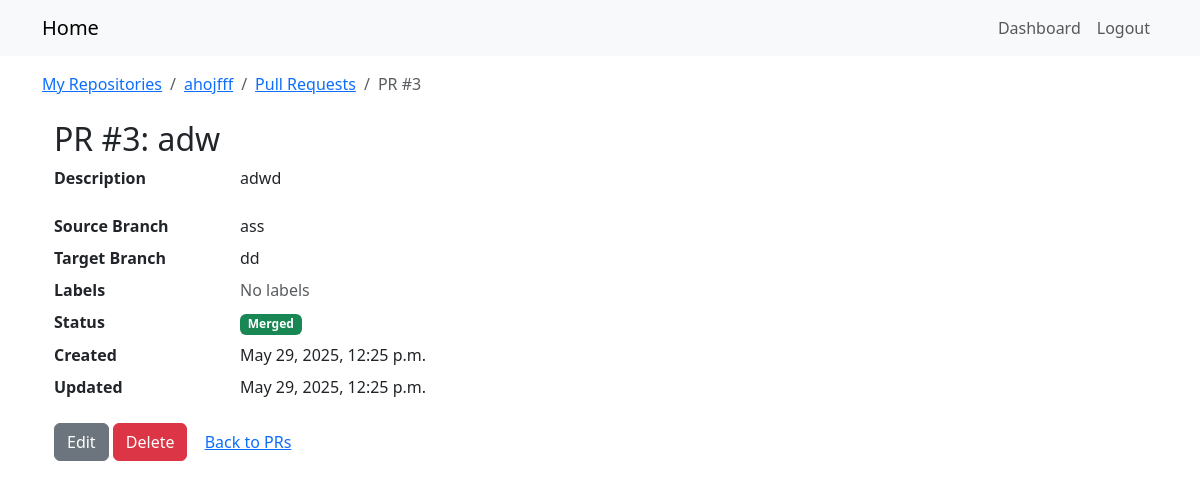
Page /repos/2/pulls/3/ (signed in) on the earlier database version.
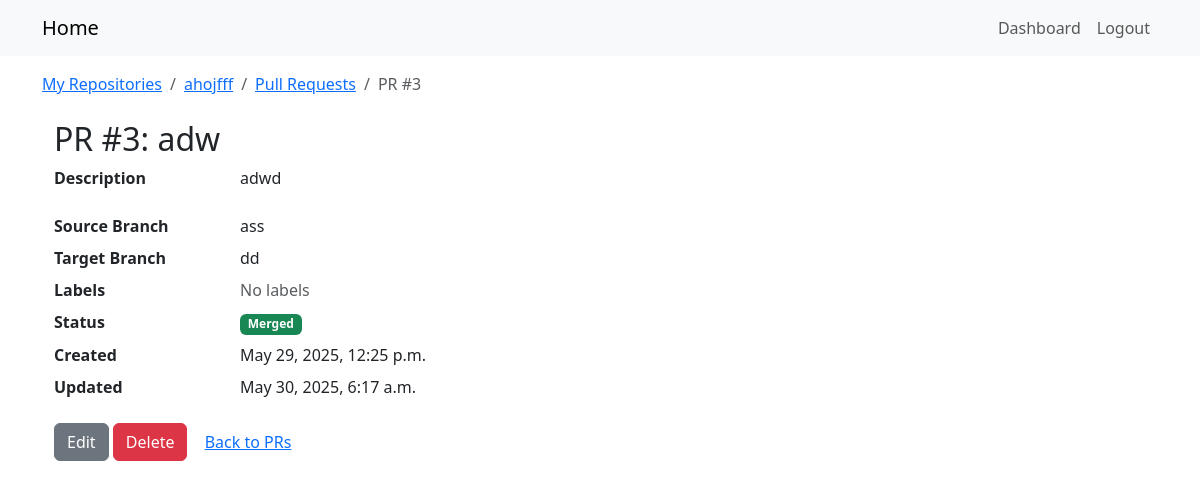
Same page on the later database version.
### repos_app/models.py (models this page shows, shortened)
class PullRequest(models.Model):
    repository    = models.ForeignKey(Repository, on_delete=models.CASCADE, related_name='pull_requests')
    author        = models.ForeignKey(User,       on_delete=models.CASCADE, related_name='pull_requests')
    title         = models.CharField(max_length=200)
    description   = models.TextField(blank=True)
    source_branch = models.CharField(max_length=100)
    target_branch = models.CharField(max_length=100)
    is_merged     = models.BooleanField(default=False)
    created_at    = models.DateTimeField(auto_now_add=True)
    updated_at    = models.DateTimeField(auto_now=True)

### repos_app/views.py (the view)
@login_required
def pr_detail(request, repo_pk, pk):
    pr = get_object_or_404(
        PullRequest,
        pk=pk,
        repository__pk=repo_pk,
        repository__owner=request.user
    )
    return render(request, 'repos_app/pr_detail.html', {
        'repo': pr.repository,
        'pr':   pr,
    })

### templates/repos_app/pr_detail.html (shortened to what this page needs)
{% extends "base.html" %}
{% block breadcrumbs %}
<nav aria-label="breadcrumb">
  <ol class="breadcrumb mb-0">
    <li class="breadcrumb-item">
      <a href="{% url 'repos_app:repo_list' %}">My Repositories</a>
    </li>
    <li class="breadcrumb-item">
      <a href="{% url 'repos_app:repo_detail' pk=repo.pk %}">{{ repo.name }}</a>
    </li>
    <li class="breadcrumb-item">
      <a href="{% url 'repos_app:pr_list' repo_pk=repo.pk %}">Pull Requests</a>
    </li>
    <li class="breadcrumb-item active" aria-current="page">
      PR #{{ pr.pk }}
    </li>
  </ol>
</nav>
{% endblock %}
{% block content %}
<div class="container mt-4">
  <h2>PR #{{ pr.pk }}: {{ pr.title }}</h2>
  <div class="row">
    <div class="col-md-8">
      <dl class="row">
        <dt class="col-sm-3">Description</dt>
        <dd class="col-sm-9">{{ pr.description|linebreaks }}</dd>
        <dt class="col-sm-3">Source Branch</dt>
        <dd class="col-sm-9">{{ pr.source_branch }}</dd>
        <dt class="col-sm-3">Target Branch</dt>
        <dd class="col-sm-9">{{ pr.target_branch }}</dd>
        <dt class="col-sm-3">Labels</dt>
        <dd class="col-sm-9">
          {% for label in pr.labels.all %}
            <span class="badge me-1" style="background-color: {{ label.color }}">
              {{ label.name }}
            </span>
          {% empty %}
            <span class="text-muted">No labels</span>
          {% endfor %}
        </dd>
        <dt class="col-sm-3">Status</dt>
        <dd class="col-sm-9">
          {% if pr.is_merged %}
            <span class="badge bg-success">Merged</span>
          {% else %}
            <span class="badge bg-secondary">Open</span>
          {% endif %}
        </dd>
        <dt class="col-sm-3">Created</dt>
        <dd class="col-sm-9">{{ pr.created_at }}</dd>
        <dt class="col-sm-3">Updated</dt>
        <dd class="col-sm-9">{{ pr.updated_at }}</dd>
      </dl>
      <a class="btn btn-secondary"
         href="{% url 'repos_app:pr_update' repo_pk=repo.pk pk=pr.pk %}">
        Edit
      </a>
      <a class="btn btn-danger"
         href="{% url 'repos_app:pr_delete' repo_pk=repo.pk pk=pr.pk %}">
        Delete
      </a>
      <a class="btn btn-link"
         href="{% url 'repos_app:pr_list' repo_pk=repo.pk %}">
        Back to PRs
      </a>
    </div>
  </div>
</div>
{% endblock %}

Differences in the rows shown:
changed PullRequest "adw": updated_at "May 29, 2025, 12:25 p.m." → "May 30, 2025, 6:17 a.m."
